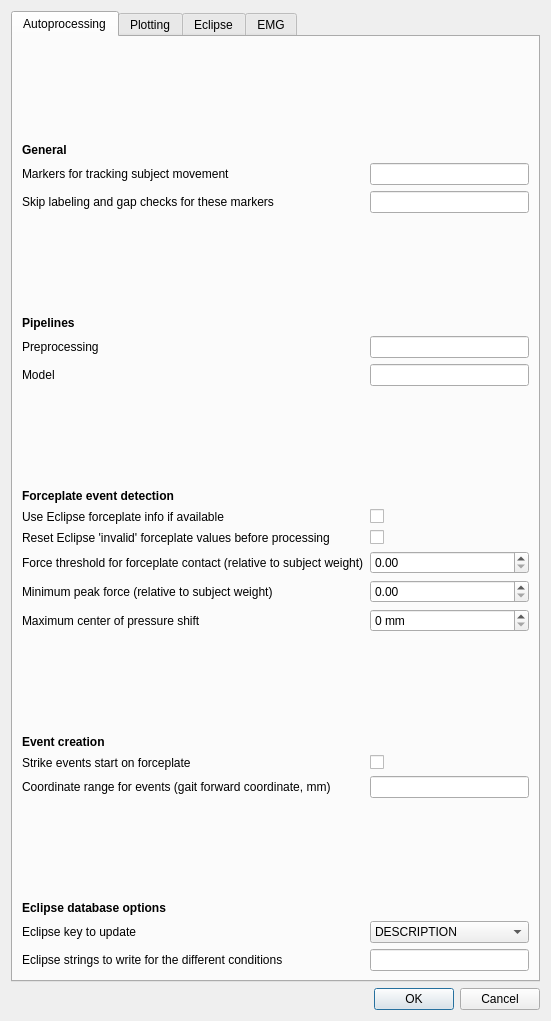
<?xml version="1.0" encoding="UTF-8"?>
<ui version="4.0">
 <class>Dialog</class>
 <widget class="QDialog" name="Dialog">
  <property name="geometry">
   <rect>
    <x>0</x>
    <y>0</y>
    <width>551</width>
    <height>942</height>
   </rect>
  </property>
  <property name="windowTitle">
   <string>Dialog</string>
  </property>
  <layout class="QGridLayout" name="gridLayout">
   <item row="1" column="0">
    <widget class="QDialogButtonBox" name="buttonBox">
     <property name="orientation">
      <enum>Qt::Horizontal</enum>
     </property>
     <property name="standardButtons">
      <set>QDialogButtonBox::Cancel|QDialogButtonBox::Ok</set>
     </property>
    </widget>
   </item>
   <item row="0" column="0">
    <widget class="QTabWidget" name="tabWidget">
     <property name="currentIndex">
      <number>0</number>
     </property>
     <widget class="QWidget" name="autoproc">
      <attribute name="title">
       <string>Autoprocessing</string>
      </attribute>
      <layout class="QVBoxLayout" name="verticalLayout">
       <item>
        <layout class="QFormLayout" name="formLayout">
         <property name="labelAlignment">
          <set>Qt::AlignLeading|Qt::AlignLeft|Qt::AlignVCenter</set>
         </property>
         <property name="formAlignment">
          <set>Qt::AlignLeading|Qt::AlignLeft|Qt::AlignTop</set>
         </property>
         <item row="0" column="0">
          <spacer name="verticalSpacer">
           <property name="orientation">
            <enum>Qt::Vertical</enum>
           </property>
           <property name="sizeHint" stdset="0">
            <size>
             <width>20</width>
             <height>20</height>
            </size>
           </property>
          </spacer>
         </item>
         <item row="1" column="0">
          <widget class="QLabel" name="label_13">
           <property name="font">
            <font>
             <weight>75</weight>
             <bold>true</bold>
            </font>
           </property>
           <property name="text">
            <string>General</string>
           </property>
          </widget>
         </item>
         <item row="2" column="0">
          <widget class="QLabel" name="label_15">
           <property name="toolTip">
            <string>&lt;html&gt;&lt;head/&gt;&lt;body&gt;&lt;p&gt;Used for general tracking of subject and velocity computation. Choose reliable markers.&lt;/p&gt;&lt;/body&gt;&lt;/html&gt;</string>
           </property>
           <property name="text">
            <string>Markers for tracking subject movement</string>
           </property>
          </widget>
         </item>
         <item row="2" column="1">
          <widget class="QLineEdit" name="cfg_track_markers"/>
         </item>
         <item row="3" column="0">
          <widget class="QLabel" name="label_21">
           <property name="toolTip">
            <string>&lt;html&gt;&lt;head/&gt;&lt;body&gt;&lt;p&gt;The listed markers will not be checked for gaps and labeling errors.&lt;/p&gt;&lt;/body&gt;&lt;/html&gt;</string>
           </property>
           <property name="text">
            <string>Skip labeling and gap checks for these markers</string>
           </property>
          </widget>
         </item>
         <item row="3" column="1">
          <widget class="QLineEdit" name="cfg_ignore_markers"/>
         </item>
         <item row="4" column="0">
          <spacer name="verticalSpacer_5">
           <property name="orientation">
            <enum>Qt::Vertical</enum>
           </property>
           <property name="sizeHint" stdset="0">
            <size>
             <width>20</width>
             <height>20</height>
            </size>
           </property>
          </spacer>
         </item>
         <item row="5" column="0">
          <widget class="QLabel" name="label_16">
           <property name="font">
            <font>
             <weight>75</weight>
             <bold>true</bold>
            </font>
           </property>
           <property name="text">
            <string>Pipelines</string>
           </property>
          </widget>
         </item>
         <item row="6" column="0">
          <widget class="QLabel" name="label_17">
           <property name="toolTip">
            <string>&lt;html&gt;&lt;head/&gt;&lt;body&gt;&lt;p&gt;Preprocessing pipelines; should yield reconstructed, labeled and filtered marker trajectories.&lt;/p&gt;&lt;p&gt;&lt;br/&gt;&lt;/p&gt;&lt;/body&gt;&lt;/html&gt;</string>
           </property>
           <property name="text">
            <string>Preprocessing</string>
           </property>
          </widget>
         </item>
         <item row="6" column="1">
          <widget class="QLineEdit" name="cfg_pre_pipelines"/>
         </item>
         <item row="7" column="0">
          <widget class="QLabel" name="label_19">
           <property name="toolTip">
            <string>&lt;html&gt;&lt;head/&gt;&lt;body&gt;&lt;p&gt;Modeling pipelines; any models that you want to run in Nexus (e.g. Plug-in Gait). Save operations are not needed here (and will slow down processing).&lt;/p&gt;&lt;/body&gt;&lt;/html&gt;</string>
           </property>
           <property name="text">
            <string>Model</string>
           </property>
          </widget>
         </item>
         <item row="7" column="1">
          <widget class="QLineEdit" name="cfg_model_pipelines"/>
         </item>
         <item row="8" column="0">
          <spacer name="verticalSpacer_4">
           <property name="orientation">
            <enum>Qt::Vertical</enum>
           </property>
           <property name="sizeHint" stdset="0">
            <size>
             <width>20</width>
             <height>20</height>
            </size>
           </property>
          </spacer>
         </item>
         <item row="9" column="0">
          <widget class="QLabel" name="label_3">
           <property name="font">
            <font>
             <weight>75</weight>
             <bold>true</bold>
            </font>
           </property>
           <property name="text">
            <string>Forceplate event detection</string>
           </property>
          </widget>
         </item>
         <item row="10" column="0">
          <widget class="QLabel" name="label_14">
           <property name="toolTip">
            <string>&lt;html&gt;&lt;head/&gt;&lt;body&gt;&lt;p&gt;Read forceplate contact info from Eclipse fields FP1, FP2 etc. Otherwise it will be autodetected. FPx='Auto' will trigger autodetection in any case. Note that forceplate contact frames must be autodetected in any case.&lt;/p&gt;&lt;/body&gt;&lt;/html&gt;</string>
           </property>
           <property name="text">
            <string>Use Eclipse forceplate info if available</string>
           </property>
          </widget>
         </item>
         <item row="10" column="1">
          <widget class="QCheckBox" name="cfg_use_eclipse_fp_info">
           <property name="text">
            <string/>
           </property>
          </widget>
         </item>
         <item row="12" column="0">
          <widget class="QLabel" name="label_4">
           <property name="text">
            <string>Force threshold for forceplate contact (relative to subject weight)</string>
           </property>
          </widget>
         </item>
         <item row="12" column="1">
          <widget class="QDoubleSpinBox" name="cfg_forceplate_contact_threshold">
           <property name="suffix">
            <string/>
           </property>
           <property name="maximum">
            <double>1.000000000000000</double>
           </property>
           <property name="singleStep">
            <double>0.010000000000000</double>
           </property>
          </widget>
         </item>
         <item row="13" column="0">
          <widget class="QLabel" name="label_5">
           <property name="text">
            <string>Minimum peak force (relative to subject weight)</string>
           </property>
          </widget>
         </item>
         <item row="13" column="1">
          <widget class="QDoubleSpinBox" name="cfg_forceplate_min_weight">
           <property name="suffix">
            <string/>
           </property>
           <property name="maximum">
            <double>1.000000000000000</double>
           </property>
           <property name="singleStep">
            <double>0.010000000000000</double>
           </property>
          </widget>
         </item>
         <item row="14" column="0">
          <widget class="QLabel" name="label_8">
           <property name="text">
            <string>Maximum center of pressure shift</string>
           </property>
          </widget>
         </item>
         <item row="14" column="1">
          <widget class="QSpinBox" name="cfg_cop_shift_max">
           <property name="suffix">
            <string> mm</string>
           </property>
           <property name="maximum">
            <number>500</number>
           </property>
          </widget>
         </item>
         <item row="15" column="0">
          <spacer name="verticalSpacer_2">
           <property name="orientation">
            <enum>Qt::Vertical</enum>
           </property>
           <property name="sizeHint" stdset="0">
            <size>
             <width>20</width>
             <height>20</height>
            </size>
           </property>
          </spacer>
         </item>
         <item row="16" column="0">
          <widget class="QLabel" name="label_10">
           <property name="font">
            <font>
             <weight>75</weight>
             <bold>true</bold>
            </font>
           </property>
           <property name="text">
            <string>Event creation</string>
           </property>
          </widget>
         </item>
         <item row="17" column="0">
          <widget class="QLabel" name="label_6">
           <property name="toolTip">
            <string>&lt;html&gt;&lt;head/&gt;&lt;body&gt;&lt;p&gt;Whether to start strike events (on a particular side) on the first forceplate contact. This means that kinetics will be available for the 1st gait cycle for the side in question.&lt;/p&gt;&lt;/body&gt;&lt;/html&gt;</string>
           </property>
           <property name="text">
            <string>Strike events start on forceplate</string>
           </property>
          </widget>
         </item>
         <item row="17" column="1">
          <widget class="QCheckBox" name="cfg_start_on_forceplate">
           <property name="text">
            <string/>
           </property>
          </widget>
         </item>
         <item row="18" column="0">
          <widget class="QLabel" name="label_2">
           <property name="toolTip">
            <string>&lt;html&gt;&lt;head/&gt;&lt;body&gt;&lt;p&gt;Limit events to the given range. The values refer to the principal forward direction of gait, i.e. dimension of largest variance in the trial, which is usually the major axis of the lab.&lt;/p&gt;&lt;p&gt;&lt;br/&gt;&lt;/p&gt;&lt;/body&gt;&lt;/html&gt;</string>
           </property>
           <property name="text">
            <string>Coordinate range for events (gait forward coordinate, mm)</string>
           </property>
          </widget>
         </item>
         <item row="18" column="1">
          <widget class="QLineEdit" name="cfg_events_range"/>
         </item>
         <item row="19" column="0">
          <spacer name="verticalSpacer_3">
           <property name="orientation">
            <enum>Qt::Vertical</enum>
           </property>
           <property name="sizeHint" stdset="0">
            <size>
             <width>20</width>
             <height>20</height>
            </size>
           </property>
          </spacer>
         </item>
         <item row="20" column="0">
          <widget class="QLabel" name="label_11">
           <property name="font">
            <font>
             <weight>75</weight>
             <bold>true</bold>
            </font>
           </property>
           <property name="text">
            <string>Eclipse database options</string>
           </property>
          </widget>
         </item>
         <item row="21" column="0">
          <widget class="QLabel" name="label_12">
           <property name="text">
            <string>Eclipse key to update</string>
           </property>
          </widget>
         </item>
         <item row="21" column="1">
          <widget class="QComboBox" name="cfg_eclipse_write_key">
           <item>
            <property name="text">
             <string>DESCRIPTION</string>
            </property>
           </item>
           <item>
            <property name="text">
             <string>NOTES</string>
            </property>
           </item>
           <item>
            <property name="text">
             <string>None</string>
            </property>
           </item>
          </widget>
         </item>
         <item row="22" column="0">
          <widget class="QLabel" name="label_20">
           <property name="text">
            <string>Eclipse strings to write for the different conditions</string>
           </property>
          </widget>
         </item>
         <item row="22" column="1">
          <widget class="QLineEdit" name="cfg_enf_descriptions"/>
         </item>
         <item row="11" column="0">
          <widget class="QLabel" name="label_60">
           <property name="toolTip">
            <string>&lt;html&gt;&lt;head/&gt;&lt;body&gt;&lt;p&gt;If any Eclipse FPx fields have the value 'invalid', they will be reset before processing. Plug-in Gait will not output kinetics for plate contacts marked 'invalid'.&lt;/p&gt;&lt;/body&gt;&lt;/html&gt;</string>
           </property>
           <property name="text">
            <string>Reset Eclipse 'invalid' forceplate values before processing</string>
           </property>
          </widget>
         </item>
         <item row="11" column="1">
          <widget class="QCheckBox" name="cfg_reset_eclipse_fp_invalid_values">
           <property name="text">
            <string/>
           </property>
          </widget>
         </item>
        </layout>
       </item>
      </layout>
     </widget>
     <widget class="QWidget" name="plot">
      <attribute name="title">
       <string>Plotting</string>
      </attribute>
      <layout class="QHBoxLayout" name="horizontalLayout_2">
       <item>
        <layout class="QFormLayout" name="formLayout_3">
         <item row="0" column="0">
          <spacer name="verticalSpacer_7">
           <property name="orientation">
            <enum>Qt::Vertical</enum>
           </property>
           <property name="sizeHint" stdset="0">
            <size>
             <width>20</width>
             <height>20</height>
            </size>
           </property>
          </spacer>
         </item>
         <item row="1" column="0">
          <widget class="QLabel" name="label_28">
           <property name="font">
            <font>
             <weight>75</weight>
             <bold>true</bold>
            </font>
           </property>
           <property name="text">
            <string>General</string>
           </property>
          </widget>
         </item>
         <item row="3" column="0">
          <widget class="QLabel" name="label_31">
           <property name="text">
            <string>Matplotlib style</string>
           </property>
          </widget>
         </item>
         <item row="3" column="1">
          <widget class="QLineEdit" name="cfg_mpl_style"/>
         </item>
         <item row="4" column="0">
          <widget class="QLabel" name="label_34">
           <property name="text">
            <string>Show trial videos automatically</string>
           </property>
          </widget>
         </item>
         <item row="4" column="1">
          <widget class="QCheckBox" name="cfg_show_videos">
           <property name="text">
            <string/>
           </property>
          </widget>
         </item>
         <item row="5" column="0">
          <widget class="QLabel" name="label_35">
           <property name="font">
            <font>
             <weight>75</weight>
             <bold>true</bold>
            </font>
           </property>
           <property name="text">
            <string>Default gait cycles to plot</string>
           </property>
          </widget>
         </item>
         <item row="6" column="0">
          <widget class="QLabel" name="label_36">
           <property name="text">
            <string>Model cycles</string>
           </property>
          </widget>
         </item>
         <item row="6" column="1">
          <widget class="QLineEdit" name="cfg_default_model_cycles"/>
         </item>
         <item row="7" column="0">
          <widget class="QLabel" name="label_37">
           <property name="text">
            <string>EMG cycles</string>
           </property>
          </widget>
         </item>
         <item row="7" column="1">
          <widget class="QLineEdit" name="cfg_default_emg_cycles"/>
         </item>
         <item row="8" column="0">
          <widget class="QLabel" name="label_29">
           <property name="font">
            <font>
             <weight>75</weight>
             <bold>true</bold>
            </font>
           </property>
           <property name="text">
            <string>Model data</string>
           </property>
          </widget>
         </item>
         <item row="9" column="0">
          <widget class="QLabel" name="label_45">
           <property name="text">
            <string>Model line colors</string>
           </property>
          </widget>
         </item>
         <item row="9" column="1">
          <widget class="QLineEdit" name="cfg_model_tracecolors"/>
         </item>
         <item row="10" column="0">
          <widget class="QLabel" name="label_38">
           <property name="text">
            <string>Model line styles</string>
           </property>
          </widget>
         </item>
         <item row="10" column="1">
          <widget class="QLineEdit" name="cfg_model_linestyles"/>
         </item>
         <item row="11" column="0">
          <widget class="QLabel" name="label_39">
           <property name="text">
            <string>Model line width</string>
           </property>
          </widget>
         </item>
         <item row="11" column="1">
          <widget class="QDoubleSpinBox" name="cfg_model_linewidth">
           <property name="sizePolicy">
            <sizepolicy hsizetype="Fixed" vsizetype="Fixed">
             <horstretch>0</horstretch>
             <verstretch>0</verstretch>
            </sizepolicy>
           </property>
           <property name="maximum">
            <double>10.000000000000000</double>
           </property>
           <property name="singleStep">
            <double>0.500000000000000</double>
           </property>
          </widget>
         </item>
         <item row="12" column="0">
          <widget class="QLabel" name="label_41">
           <property name="text">
            <string>Normaldata color</string>
           </property>
          </widget>
         </item>
         <item row="12" column="1">
          <widget class="QLineEdit" name="cfg_model_normals_color"/>
         </item>
         <item row="13" column="0">
          <widget class="QLabel" name="label_40">
           <property name="text">
            <string>Normaldata transparency</string>
           </property>
          </widget>
         </item>
         <item row="13" column="1">
          <widget class="QDoubleSpinBox" name="cfg_model_normals_alpha">
           <property name="sizePolicy">
            <sizepolicy hsizetype="Fixed" vsizetype="Fixed">
             <horstretch>0</horstretch>
             <verstretch>0</verstretch>
            </sizepolicy>
           </property>
           <property name="maximum">
            <double>1.000000000000000</double>
           </property>
           <property name="singleStep">
            <double>0.100000000000000</double>
           </property>
          </widget>
         </item>
         <item row="14" column="0">
          <widget class="QLabel" name="label_48">
           <property name="text">
            <string>Stddev colors</string>
           </property>
          </widget>
         </item>
         <item row="14" column="1">
          <widget class="QLineEdit" name="cfg_model_stddev_colors"/>
         </item>
         <item row="15" column="0">
          <widget class="QLabel" name="label_49">
           <property name="text">
            <string>Stddev transparency</string>
           </property>
          </widget>
         </item>
         <item row="15" column="1">
          <widget class="QDoubleSpinBox" name="cfg_model_stddev_alpha">
           <property name="sizePolicy">
            <sizepolicy hsizetype="Fixed" vsizetype="Fixed">
             <horstretch>0</horstretch>
             <verstretch>0</verstretch>
            </sizepolicy>
           </property>
           <property name="maximum">
            <double>1.000000000000000</double>
           </property>
           <property name="singleStep">
            <double>0.100000000000000</double>
           </property>
          </widget>
         </item>
         <item row="16" column="0">
          <widget class="QLabel" name="label_30">
           <property name="font">
            <font>
             <weight>75</weight>
             <bold>true</bold>
            </font>
           </property>
           <property name="text">
            <string>EMG data</string>
           </property>
          </widget>
         </item>
         <item row="17" column="0">
          <widget class="QLabel" name="label_46">
           <property name="text">
            <string>EMG line color</string>
           </property>
          </widget>
         </item>
         <item row="17" column="1">
          <widget class="QLineEdit" name="cfg_emg_tracecolor"/>
         </item>
         <item row="18" column="0">
          <widget class="QLabel" name="label_42">
           <property name="text">
            <string>EMG line width</string>
           </property>
          </widget>
         </item>
         <item row="18" column="1">
          <widget class="QDoubleSpinBox" name="cfg_emg_linewidth">
           <property name="sizePolicy">
            <sizepolicy hsizetype="Fixed" vsizetype="Fixed">
             <horstretch>0</horstretch>
             <verstretch>0</verstretch>
            </sizepolicy>
           </property>
           <property name="maximum">
            <double>10.000000000000000</double>
           </property>
           <property name="singleStep">
            <double>0.500000000000000</double>
           </property>
          </widget>
         </item>
         <item row="19" column="0">
          <widget class="QLabel" name="label_44">
           <property name="text">
            <string>EMG transparency</string>
           </property>
          </widget>
         </item>
         <item row="19" column="1">
          <widget class="QDoubleSpinBox" name="cfg_emg_alpha">
           <property name="sizePolicy">
            <sizepolicy hsizetype="Fixed" vsizetype="Fixed">
             <horstretch>0</horstretch>
             <verstretch>0</verstretch>
            </sizepolicy>
           </property>
           <property name="maximum">
            <double>1.000000000000000</double>
           </property>
           <property name="singleStep">
            <double>0.100000000000000</double>
           </property>
          </widget>
         </item>
         <item row="20" column="0">
          <widget class="QLabel" name="label_43">
           <property name="text">
            <string>EMG RMS line width</string>
           </property>
          </widget>
         </item>
         <item row="20" column="1">
          <widget class="QDoubleSpinBox" name="cfg_emg_rms_linewidth">
           <property name="sizePolicy">
            <sizepolicy hsizetype="Fixed" vsizetype="Fixed">
             <horstretch>0</horstretch>
             <verstretch>0</verstretch>
            </sizepolicy>
           </property>
           <property name="maximum">
            <double>10.000000000000000</double>
           </property>
           <property name="singleStep">
            <double>0.500000000000000</double>
           </property>
          </widget>
         </item>
         <item row="23" column="0">
          <widget class="QLabel" name="label_47">
           <property name="text">
            <string>EMG default y scale</string>
           </property>
          </widget>
         </item>
         <item row="23" column="1">
          <widget class="QLineEdit" name="cfg_emg_yscale"/>
         </item>
         <item row="24" column="0">
          <widget class="QLabel" name="label_32">
           <property name="font">
            <font>
             <weight>75</weight>
             <bold>true</bold>
            </font>
           </property>
           <property name="text">
            <string>Plot size &amp; font size</string>
           </property>
          </widget>
         </item>
         <item row="25" column="0">
          <widget class="QLabel" name="label_56">
           <property name="text">
            <string>Inches per plot row</string>
           </property>
          </widget>
         </item>
         <item row="25" column="1">
          <widget class="QDoubleSpinBox" name="cfg_inch_per_row">
           <property name="sizePolicy">
            <sizepolicy hsizetype="Fixed" vsizetype="Fixed">
             <horstretch>0</horstretch>
             <verstretch>0</verstretch>
            </sizepolicy>
           </property>
          </widget>
         </item>
         <item row="26" column="0">
          <widget class="QLabel" name="label_57">
           <property name="text">
            <string>Inches per plot column</string>
           </property>
          </widget>
         </item>
         <item row="26" column="1">
          <widget class="QDoubleSpinBox" name="cfg_inch_per_col">
           <property name="sizePolicy">
            <sizepolicy hsizetype="Fixed" vsizetype="Fixed">
             <horstretch>0</horstretch>
             <verstretch>0</verstretch>
            </sizepolicy>
           </property>
          </widget>
         </item>
         <item row="27" column="0">
          <widget class="QLabel" name="label_50">
           <property name="text">
            <string>Max. plot width</string>
           </property>
          </widget>
         </item>
         <item row="27" column="1">
          <widget class="QDoubleSpinBox" name="cfg_maxw">
           <property name="sizePolicy">
            <sizepolicy hsizetype="Fixed" vsizetype="Fixed">
             <horstretch>0</horstretch>
             <verstretch>0</verstretch>
            </sizepolicy>
           </property>
          </widget>
         </item>
         <item row="28" column="0">
          <widget class="QLabel" name="label_51">
           <property name="text">
            <string>Max. plot height</string>
           </property>
          </widget>
         </item>
         <item row="28" column="1">
          <widget class="QDoubleSpinBox" name="cfg_maxh">
           <property name="sizePolicy">
            <sizepolicy hsizetype="Fixed" vsizetype="Fixed">
             <horstretch>0</horstretch>
             <verstretch>0</verstretch>
            </sizepolicy>
           </property>
          </widget>
         </item>
         <item row="29" column="0">
          <widget class="QLabel" name="label_33">
           <property name="text">
            <string>Relative subplot height for analog variables</string>
           </property>
          </widget>
         </item>
         <item row="29" column="1">
          <widget class="QDoubleSpinBox" name="cfg_analog_plotheight">
           <property name="sizePolicy">
            <sizepolicy hsizetype="Fixed" vsizetype="Fixed">
             <horstretch>0</horstretch>
             <verstretch>0</verstretch>
            </sizepolicy>
           </property>
          </widget>
         </item>
         <item row="30" column="0">
          <widget class="QLabel" name="label_52">
           <property name="text">
            <string>Space reserved for plot title</string>
           </property>
          </widget>
         </item>
         <item row="30" column="1">
          <widget class="QDoubleSpinBox" name="cfg_titlespace">
           <property name="sizePolicy">
            <sizepolicy hsizetype="Fixed" vsizetype="Fixed">
             <horstretch>0</horstretch>
             <verstretch>0</verstretch>
            </sizepolicy>
           </property>
          </widget>
         </item>
         <item row="31" column="0">
          <widget class="QLabel" name="label_53">
           <property name="text">
            <string>Main title font size</string>
           </property>
          </widget>
         </item>
         <item row="31" column="1">
          <widget class="QSpinBox" name="cfg_maintitle_fontsize">
           <property name="sizePolicy">
            <sizepolicy hsizetype="Fixed" vsizetype="Fixed">
             <horstretch>0</horstretch>
             <verstretch>0</verstretch>
            </sizepolicy>
           </property>
          </widget>
         </item>
         <item row="32" column="0">
          <widget class="QLabel" name="label_59">
           <property name="text">
            <string>Subplot title font size</string>
           </property>
          </widget>
         </item>
         <item row="32" column="1">
          <widget class="QSpinBox" name="cfg_title_fontsize">
           <property name="sizePolicy">
            <sizepolicy hsizetype="Fixed" vsizetype="Fixed">
             <horstretch>0</horstretch>
             <verstretch>0</verstretch>
            </sizepolicy>
           </property>
          </widget>
         </item>
         <item row="33" column="0">
          <widget class="QLabel" name="label_54">
           <property name="text">
            <string>Ticks font size</string>
           </property>
          </widget>
         </item>
         <item row="33" column="1">
          <widget class="QSpinBox" name="cfg_ticks_fontsize">
           <property name="sizePolicy">
            <sizepolicy hsizetype="Fixed" vsizetype="Fixed">
             <horstretch>0</horstretch>
             <verstretch>0</verstretch>
            </sizepolicy>
           </property>
          </widget>
         </item>
         <item row="34" column="0">
          <widget class="QLabel" name="label_55">
           <property name="text">
            <string>Label font size</string>
           </property>
          </widget>
         </item>
         <item row="34" column="1">
          <widget class="QSpinBox" name="cfg_label_fontsize">
           <property name="sizePolicy">
            <sizepolicy hsizetype="Fixed" vsizetype="Fixed">
             <horstretch>0</horstretch>
             <verstretch>0</verstretch>
            </sizepolicy>
           </property>
          </widget>
         </item>
         <item row="35" column="0">
          <widget class="QLabel" name="label_58">
           <property name="text">
            <string>Legend font size</string>
           </property>
          </widget>
         </item>
         <item row="35" column="1">
          <widget class="QSpinBox" name="cfg_legend_fontsize">
           <property name="sizePolicy">
            <sizepolicy hsizetype="Fixed" vsizetype="Fixed">
             <horstretch>0</horstretch>
             <verstretch>0</verstretch>
            </sizepolicy>
           </property>
          </widget>
         </item>
         <item row="22" column="0">
          <widget class="QLabel" name="label">
           <property name="text">
            <string>EMG units (plot y label)</string>
           </property>
          </widget>
         </item>
         <item row="22" column="1">
          <widget class="QLineEdit" name="cfg_emg_ylabel"/>
         </item>
         <item row="21" column="0">
          <widget class="QLabel" name="label_7">
           <property name="text">
            <string>EMG multiplier</string>
           </property>
          </widget>
         </item>
         <item row="21" column="1">
          <widget class="QDoubleSpinBox" name="cfg_emg_multiplier">
           <property name="sizePolicy">
            <sizepolicy hsizetype="Fixed" vsizetype="Fixed">
             <horstretch>0</horstretch>
             <verstretch>0</verstretch>
            </sizepolicy>
           </property>
           <property name="decimals">
            <number>1</number>
           </property>
           <property name="maximum">
            <double>1000000.000000000000000</double>
           </property>
           <property name="singleStep">
            <double>1.000000000000000</double>
           </property>
          </widget>
         </item>
        </layout>
       </item>
      </layout>
     </widget>
     <widget class="QWidget" name="eclipse">
      <attribute name="title">
       <string>Eclipse</string>
      </attribute>
      <layout class="QHBoxLayout" name="horizontalLayout_3">
       <item>
        <layout class="QFormLayout" name="formLayout_4">
         <item row="1" column="0">
          <widget class="QLabel" name="label_9">
           <property name="text">
            <string>Tags for the trials of interest</string>
           </property>
          </widget>
         </item>
         <item row="0" column="0">
          <spacer name="verticalSpacer_8">
           <property name="orientation">
            <enum>Qt::Vertical</enum>
           </property>
           <property name="sizeHint" stdset="0">
            <size>
             <width>20</width>
             <height>20</height>
            </size>
           </property>
          </spacer>
         </item>
         <item row="2" column="0">
          <widget class="QLabel" name="label_18">
           <property name="text">
            <string/>
           </property>
          </widget>
         </item>
         <item row="1" column="1">
          <widget class="QLineEdit" name="cfg_tags"/>
         </item>
        </layout>
       </item>
      </layout>
     </widget>
     <widget class="QWidget" name="emg">
      <attribute name="title">
       <string>EMG</string>
      </attribute>
      <layout class="QHBoxLayout" name="horizontalLayout">
       <item>
        <layout class="QFormLayout" name="formLayout_2">
         <item row="1" column="0">
          <spacer name="verticalSpacer_6">
           <property name="orientation">
            <enum>Qt::Vertical</enum>
           </property>
           <property name="sizeHint" stdset="0">
            <size>
             <width>20</width>
             <height>20</height>
            </size>
           </property>
          </spacer>
         </item>
         <item row="2" column="0">
          <widget class="QLabel" name="label_22">
           <property name="text">
            <string>Channel labels</string>
           </property>
          </widget>
         </item>
         <item row="2" column="1">
          <widget class="QLineEdit" name="cfg_channel_labels"/>
         </item>
         <item row="3" column="0">
          <widget class="QLabel" name="label_23">
           <property name="text">
            <string>Channel normal data</string>
           </property>
          </widget>
         </item>
         <item row="3" column="1">
          <widget class="QLineEdit" name="cfg_channel_normaldata"/>
         </item>
         <item row="4" column="0">
          <widget class="QLabel" name="label_24">
           <property name="text">
            <string>EMG device to read from</string>
           </property>
          </widget>
         </item>
         <item row="4" column="1">
          <widget class="QLineEdit" name="cfg_devname"/>
         </item>
         <item row="5" column="0">
          <widget class="QLabel" name="label_25">
           <property name="text">
            <string>EMG passband (Hz)</string>
           </property>
          </widget>
         </item>
         <item row="5" column="1">
          <widget class="QLineEdit" name="cfg_passband"/>
         </item>
         <item row="6" column="0">
          <widget class="QLabel" name="label_26">
           <property name="text">
            <string>Line frequency</string>
           </property>
          </widget>
         </item>
         <item row="6" column="1">
          <widget class="QSpinBox" name="linefreq">
           <property name="sizePolicy">
            <sizepolicy hsizetype="Fixed" vsizetype="Fixed">
             <horstretch>0</horstretch>
             <verstretch>0</verstretch>
            </sizepolicy>
           </property>
           <property name="suffix">
            <string> Hz</string>
           </property>
           <property name="minimum">
            <number>1</number>
           </property>
           <property name="value">
            <number>50</number>
           </property>
          </widget>
         </item>
         <item row="7" column="0">
          <widget class="QLabel" name="label_27">
           <property name="text">
            <string>Window length for EMG RMS (samples) </string>
           </property>
          </widget>
         </item>
         <item row="7" column="1">
          <widget class="QSpinBox" name="cfg_rms_win">
           <property name="sizePolicy">
            <sizepolicy hsizetype="Fixed" vsizetype="Fixed">
             <horstretch>0</horstretch>
             <verstretch>0</verstretch>
            </sizepolicy>
           </property>
          </widget>
         </item>
        </layout>
       </item>
      </layout>
     </widget>
    </widget>
   </item>
  </layout>
 </widget>
 <resources/>
 <connections>
  <connection>
   <sender>buttonBox</sender>
   <signal>accepted()</signal>
   <receiver>Dialog</receiver>
   <slot>accept()</slot>
   <hints>
    <hint type="sourcelabel">
     <x>248</x>
     <y>254</y>
    </hint>
    <hint type="destinationlabel">
     <x>157</x>
     <y>274</y>
    </hint>
   </hints>
  </connection>
  <connection>
   <sender>buttonBox</sender>
   <signal>rejected()</signal>
   <receiver>Dialog</receiver>
   <slot>reject()</slot>
   <hints>
    <hint type="sourcelabel">
     <x>316</x>
     <y>260</y>
    </hint>
    <hint type="destinationlabel">
     <x>286</x>
     <y>274</y>
    </hint>
   </hints>
  </connection>
 </connections>
</ui>
